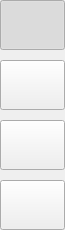
     <widget class="QWidget" name="navBar" native="true">
      <property name="minimumSize">
       <size>
        <width>65</width>
        <height>0</height>
       </size>
      </property>
      <property name="maximumSize">
       <size>
        <width>65</width>
        <height>16777215</height>
       </size>
      </property>
      <layout class="QVBoxLayout" name="verticalLayout_3" stretch="0,0,0,0,0">
       <property name="spacing">
        <number>10</number>
       </property>
       <property name="sizeConstraint">
        <enum>QLayout::SizeConstraint::SetDefaultConstraint</enum>
       </property>
       <property name="leftMargin">
        <number>0</number>
       </property>
       <property name="topMargin">
        <number>0</number>
       </property>
       <property name="rightMargin">
        <number>0</number>
       </property>
       <property name="bottomMargin">
        <number>0</number>
       </property>
       <item>
        <widget class="QPushButton" name="nav_0">
         <property name="minimumSize">
          <size>
           <width>65</width>
           <height>50</height>
          </size>
         </property>
         <property name="maximumSize">
          <size>
           <width>65</width>
           <height>50</height>
          </size>
         </property>
         <property name="font">
          <font>
           <pointsize>20</pointsize>
           <hintingpreference>PreferDefaultHinting</hintingpreference>
          </font>
         </property>
         <property name="statusTip">
          <string>Dashboard</string>
         </property>
         <property name="styleSheet">
          <string notr="true"/>
         </property>
         <property name="icon">
          <iconset resource="../../resources/assets.qrc">
           <normaloff>:/assets/icons/dashboard_off.svg</normaloff>
           <normalon>:/assets/icons/dashboard_on.svg</normalon>:/assets/icons/dashboard_off.svg</iconset>
         </property>
         <property name="iconSize">
          <size>
           <width>32</width>
           <height>32</height>
          </size>
         </property>
         <property name="checkable">
          <bool>true</bool>
         </property>
         <property name="checked">
          <bool>true</bool>
         </property>
         <property name="autoExclusive">
          <bool>true</bool>
         </property>
         <property name="index" stdset="0">
          <number>0</number>
         </property>
        </widget>
       </item>
       <item>
        <widget class="QPushButton" name="nav_1">
         <property name="minimumSize">
          <size>
           <width>65</width>
           <height>50</height>
          </size>
         </property>
         <property name="maximumSize">
          <size>
           <width>65</width>
           <height>50</height>
          </size>
         </property>
         <property name="font">
          <font>
           <pointsize>24</pointsize>
          </font>
         </property>
         <property name="statusTip">
          <string>Aplicaciones</string>
         </property>
         <property name="icon">
          <iconset resource="../../resources/assets.qrc">
           <normaloff>:/assets/icons/package_off.svg</normaloff>
           <normalon>:/assets/icons/package_on.svg</normalon>:/assets/icons/package_off.svg</iconset>
         </property>
         <property name="iconSize">
          <size>
           <width>32</width>
           <height>32</height>
          </size>
         </property>
         <property name="checkable">
          <bool>true</bool>
         </property>
         <property name="autoExclusive">
          <bool>true</bool>
         </property>
         <property name="index" stdset="0">
          <number>1</number>
         </property>
        </widget>
       </item>
       <item>
        <widget class="QPushButton" name="nav_2">
         <property name="minimumSize">
          <size>
           <width>65</width>
           <height>50</height>
          </size>
         </property>
         <property name="maximumSize">
          <size>
           <width>65</width>
           <height>50</height>
          </size>
         </property>
         <property name="font">
          <font>
           <pointsize>22</pointsize>
          </font>
         </property>
         <property name="statusTip">
          <string>Dotfiles desconocidos</string>
         </property>
         <property name="icon">
          <iconset resource="../../resources/assets.qrc">
           <normaloff>:/assets/icons/file_on.svg</normaloff>
           <normalon>:/assets/icons/file_off.svg</normalon>:/assets/icons/file_on.svg</iconset>
         </property>
         <property name="iconSize">
          <size>
           <width>32</width>
           <height>32</height>
          </size>
         </property>
         <property name="checkable">
          <bool>true</bool>
         </property>
         <property name="autoExclusive">
          <bool>true</bool>
         </property>
         <property name="index" stdset="0">
          <number>2</number>
         </property>
        </widget>
       </item>
       <item>
        <spacer name="spacer">
         <property name="orientation">
          <enum>Qt::Orientation::Vertical</enum>
         </property>
         <property name="sizeHint" stdset="0">
          <size>
           <width>65</width>
           <height>0</height>
          </size>
         </property>
        </spacer>
       </item>
       <item>
        <widget class="QPushButton" name="nav_3">
         <property name="minimumSize">
          <size>
           <width>65</width>
           <height>50</height>
          </size>
         </property>
         <property name="maximumSize">
          <size>
           <width>65</width>
           <height>50</height>
          </size>
         </property>
         <property name="font">
          <font>
           <pointsize>18</pointsize>
          </font>
         </property>
         <property name="statusTip">
          <string>Ajustes</string>
         </property>
         <property name="icon">
          <iconset resource="../../resources/assets.qrc">
           <normaloff>:/assets/icons/gear_off.svg</normaloff>
           <normalon>:/assets/icons/gear_on.svg</normalon>:/assets/icons/gear_off.svg</iconset>
         </property>
         <property name="iconSize">
          <size>
           <width>32</width>
           <height>32</height>
          </size>
         </property>
         <property name="checkable">
          <bool>true</bool>
         </property>
         <property name="autoExclusive">
          <bool>true</bool>
         </property>
         <property name="index" stdset="0">
          <number>3</number>
         </property>
        </widget>
       </item>
      </layout>
      <zorder>nav_1</zorder>
      <zorder>nav_2</zorder>
      <zorder>nav_0</zorder>
      <zorder>nav_3</zorder>
     </widget>
